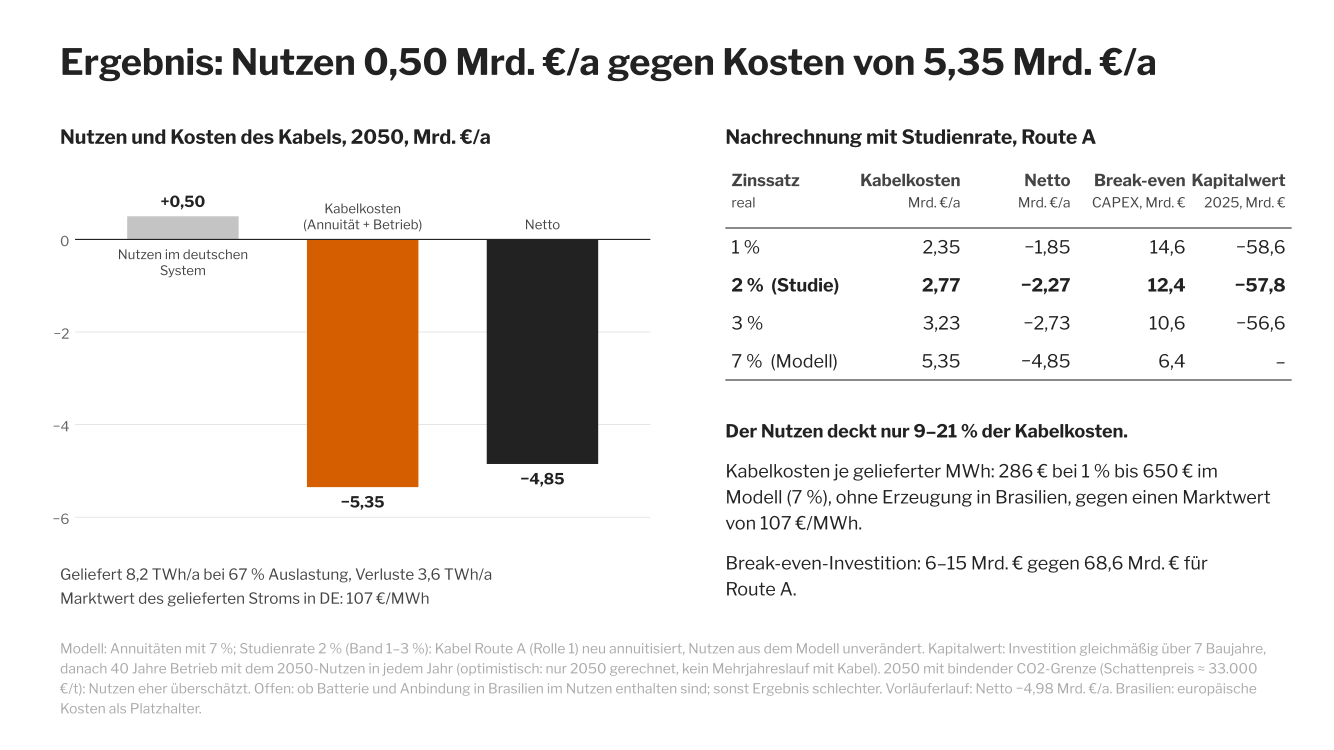

Source code (Python):
# SPDX-FileCopyrightText: Contributors to PyPSA-Eur <https://github.com/pypsa/pypsa-eur>
#
# SPDX-License-Identifier: MIT
"""
Slide "Ergebnis" (role 4): project economics from role 3's model results, for the combined deck.

Inputs (nothing is typed in by hand):
  workshop/trade/cable2050_comparison.csv   role 3: system cost with/without the cable, 2050
  workshop/cable-route/skripte/routes.json  role 1: route A CAPEX, FOM, repairs; capex_opex.py: lifetime

The model annualises the cable at its own 7 %. The study rate (2 %, band 1-3 %) is applied here, on the
results: the cable is re-annualised at 1, 2 and 3 % while the system benefit from the model is kept as it is.

Writes workshop/economics/results_slide.pdf and project_economics.csv, and puts the slide into
workshop/slides/combined_slides.pdf in front of the appendix (replaces an earlier copy, so the script can be
run again; run it again after combine_slides.py, which rebuilds the deck from its sources).

    ~/.venvs/slides/bin/python workshop/economics/results_slide.py
"""

import csv
import importlib.util
import json
import logging
import sys
import warnings
from pathlib import Path

import matplotlib

matplotlib.use("Agg")
import matplotlib.pyplot as plt  # noqa: E402
from matplotlib import font_manager  # noqa: E402
from matplotlib.text import Text  # noqa: E402
from matplotlib.textpath import TextPath  # noqa: E402
from pypdf import PdfReader, PdfWriter  # noqa: E402

ROOT = next(p for p in [Path.cwd(), *Path.cwd().parents] if (p / "workshop/plotstyle").is_dir())
sys.path.insert(0, str(ROOT / "workshop/plotstyle"))
import studystyle as st  # noqa: E402

OUT = ROOT / "workshop/economics/results_slide.pdf"
CSV_OUT = ROOT / "workshop/economics/project_economics.csv"
DECK = ROOT / "workshop/slides/combined_slides.pdf"
MODEL_CSV = ROOT / "workshop/trade/cable2050_comparison.csv"
ROUTES = ROOT / "workshop/cable-route/skripte/routes.json"
CAPEX_OPEX = ROOT / "workshop/cable-route/skripte/capex_opex.py"
ROUTE = "cost_Macau"  # route A, the cheapest; role 3's cable cost (5.35 bn/yr) is 7.8 % of its CAPEX
CASE, EARLIER = "de10-trade-cable-fast", "de10-trade-cable2050"
FONT = "Libre Franklin"
TEXT, LABEL, FAINT = "#222222", "#444444", "#aaaaaa"
W, H, M = 13.333, 7.5, 0.5  # inches, as the main deck
OUTLINE = "Ergebnis: Wirtschaftlichkeit"
BEFORE = "Anhang"  # the slide goes in front of this chapter
RATES = (0.01, 0.02, 0.03)
BUILD_YEARS = 7  # role 1: 6-7 years
MODEL_RATE = 0.07


def de(x, nd=0):
    """German number format with a real minus sign."""
    s = f"{x:,.{nd}f}".replace(",", "X").replace(".", ",").replace("X", ".")
    return s.replace("-", "\u2212")


def annuity(rate, years):
    return rate / (1 - (1 + rate) ** -years)


def load_inputs():
    rows = {r["metric"]: r for r in csv.DictReader(open(MODEL_CSV))}
    m = {k: float(v[CASE]) for k, v in rows.items() if k != "metric"}
    earlier_net = float(rows["net_benefit"][EARLIER])
    route = json.loads(ROUTES.read_text())[ROUTE]
    spec = importlib.util.spec_from_file_location("capex_opex", CAPEX_OPEX)
    mod = importlib.util.module_from_spec(spec)
    spec.loader.exec_module(mod)
    return m, earlier_net, route, mod.LIFE


def economics():
    m, earlier_net, route, life = load_inputs()
    capex = route["total_bn"]
    opex = (route["fom_mio"] + route["repair_mio"]) / 1e3  # bn EUR/yr
    gross = m["gross_benefit_before_cable_cost"]
    deliv = m["cable_delivery_to_germany"]  # TWh/yr
    out = {"m": m, "earlier_net": earlier_net, "capex": capex, "opex": opex, "life": life}

    def rate_row(r):
        cost = capex * annuity(r, life) + opex
        be = gross / (annuity(r, life) + opex / capex)
        pv_capex = sum(capex / BUILD_YEARS / (1 + r) ** k for k in range(1, BUILD_YEARS + 1))
        pv_ops = sum((gross - opex) / (1 + r) ** k for k in range(BUILD_YEARS + 1, BUILD_YEARS + life + 1))
        return {"rate": r, "cable_cost": cost, "net": gross - cost, "break_even": be,
                "npv": pv_ops - pv_capex, "coverage": gross / cost, "cost_per_MWh": cost / deliv * 1e3}

    out["rows"] = [rate_row(r) for r in RATES]
    model_cost = m["annual_cable_cost"]
    out["model"] = {"cable_cost": model_cost, "net": m["net_benefit"], "break_even": m["break_even_cable_investment"],
                    "coverage": gross / model_cost, "cost_per_MWh": model_cost / deliv * 1e3}
    # role 3's 5.35 bn/yr against a rebuild of route A at the model rate (a check, not a result)
    out["rebuild_7pct"] = capex * annuity(MODEL_RATE, life) + opex
    return out


def write_csv(e):
    with open(CSV_OUT, "w", newline="") as f:
        w = csv.writer(f)
        w.writerow(["basis", "discount_rate", "cable_cost_bn_per_yr", "net_benefit_bn_per_yr",
                    "break_even_capex_bn", "npv_2025_bn", "benefit_covers_cost_share", "cable_cost_EUR_per_MWh"])
        mo = e["model"]
        w.writerow(["model (role 3, 2050)", MODEL_RATE, f"{mo['cable_cost']:.2f}", f"{mo['net']:.2f}",
                    f"{mo['break_even']:.2f}", "", f"{mo['coverage']:.3f}", f"{mo['cost_per_MWh']:.0f}"])
        for r in e["rows"]:
            w.writerow(["re-annualised route A (role 4)", r["rate"], f"{r['cable_cost']:.2f}", f"{r['net']:.2f}",
                        f"{r['break_even']:.2f}", f"{r['npv']:.1f}", f"{r['coverage']:.3f}", f"{r['cost_per_MWh']:.0f}"])


for f in (ROOT / "workshop/plotstyle/fonts").glob("*.ttf"):
    font_manager.fontManager.addfont(str(f))


def width_in(s, size, bold=False):
    prop = font_manager.FontProperties(family=FONT, weight="bold" if bold else "normal", size=size)
    return TextPath((0, 0), s, prop=prop).get_extents().width / 72


def wrap(s, max_w, size, bold=False):
    lines, cur = [], ""
    for word in s.split(" "):
        trial = f"{cur} {word}".strip()
        if cur and width_in(trial, size, bold) > max_w:
            lines.append(cur)
            cur = word
        else:
            cur = trial
    lines.append(cur)
    return lines


def t(ax, x, y, s, size=13, bold=False, color=TEXT, ha="left", va="top"):
    return ax.text(x, H - y, s, fontsize=size, fontweight="bold" if bold else "normal", color=color, family=FONT,
                   ha=ha, va=va)


def rule(ax, x0, x1, y):
    ax.plot([x0, x1], [H - y, H - y], color=TEXT, lw=0.75, solid_capstyle="butt")


def build(e):
    st.use()
    m, mo = e["m"], e["model"]
    fig = plt.figure(figsize=(W, H), layout="none")
    ax = fig.add_axes([0, 0, 1, 1])
    ax.set_xlim(0, W)
    ax.set_ylim(0, H)
    ax.axis("off")

    gross, cost, net = m["gross_benefit_before_cable_cost"], mo["cable_cost"], mo["net"]
    title = f"Ergebnis: Nutzen {de(gross, 2)} Mrd. €/a gegen Kosten von {de(cost, 2)} Mrd. €/a"
    assert width_in(title, 26, True) < W - 2 * M - 0.2, "title too wide"
    t(ax, M + 0.1, 0.4, title, size=26, bold=True)

    # left: bars, one y axis, direct labels
    x0, top = M + 0.1, 1.25
    t(ax, x0, top, "Nutzen und Kosten des Kabels, 2050, Mrd. €/a", size=14, bold=True)
    cx0, cy0, cw, ch = 0.75, 1.7, 5.75, 3.75  # chart box in inches from the top left
    cax = fig.add_axes([cx0 / W, (H - cy0 - ch) / H, cw / W, ch / H])
    vals = [gross, -cost, net]
    colors = [st.NEUTRAL, st.GROUPS["Brazil cable"], TEXT]
    cax.bar(range(3), vals, width=0.62, color=colors, linewidth=0, zorder=2)
    cax.axhline(0, color=TEXT, lw=0.8, zorder=3)
    cax.spines["bottom"].set_visible(False)
    cax.set_xticks([])
    cax.set_ylim(-6.6, 1.5)
    cax.set_xlim(-0.6, 2.6)
    cax.set_yticks([-6, -4, -2, 0])
    cax.set_yticklabels([de(v) for v in (-6, -4, -2, 0)])
    cax.tick_params(axis="y", labelsize=10)
    names = ["Nutzen im deutschen\nSystem", "Kabelkosten\n(Annuität + Betrieb)", "Netto"]
    for i, (v, name) in enumerate(zip(vals, names)):
        lab = ("+" if v > 0 else "") + de(v, 2)
        if v > 0:
            cax.annotate(lab, (i, v), xytext=(0, 4), textcoords="offset points", ha="center", va="bottom",
                         fontsize=11, fontweight="bold", color=TEXT)
            cax.annotate(name, (i, 0), xytext=(0, -5), textcoords="offset points", ha="center", va="top",
                         fontsize=9.5, color=LABEL)
        else:
            cax.annotate(lab, (i, v), xytext=(0, -4), textcoords="offset points", ha="center", va="top",
                         fontsize=11, fontweight="bold", color=TEXT)
            cax.annotate(name, (i, 0), xytext=(0, 5), textcoords="offset points", ha="center", va="bottom",
                         fontsize=9.5, color=LABEL)
    stats = [f"Geliefert {de(m['cable_delivery_to_germany'], 1)} TWh/a bei {de(m['cable_utilisation'])} % Auslastung, "
             f"Verluste {de(m['cable_losses'], 1)} TWh/a",
             f"Marktwert des gelieferten Stroms in DE: {de(m['delivered_electricity_market_value'])} €/MWh"]
    for k, line in enumerate(stats):
        t(ax, x0, cy0 + ch + 0.2 + k * 0.24, line, size=11, color=LABEL)

    # right: the study-rate re-calculation
    xr = 7.25
    t(ax, xr, top, "Nachrechnung mit Studienrate, Route A", size=14, bold=True)
    cols = [xr + 0.06, 9.6, 10.7, 11.85, 12.85]
    head = ("Zinssatz", "Kabelkosten", "Netto", "Break-even", "Kapitalwert")
    unit = ("real", "Mrd. €/a", "Mrd. €/a", "CAPEX, Mrd. €", "2025, Mrd. €")
    y = top + 0.45
    rh = 0.38
    for j, (h_, u_) in enumerate(zip(head, unit)):
        ha = "left" if j == 0 else "right"
        t(ax, cols[j], y, h_, size=12, bold=True, color=LABEL, ha=ha)
        t(ax, cols[j], y + 0.24, u_, size=10, color=LABEL, ha=ha)
    y += 0.58
    rule(ax, cols[0] - 0.06, cols[-1] + 0.06, y)
    table_rows = [(f"{de(100 * r['rate'])} %" + ("  (Studie)" if abs(r["rate"] - 0.02) < 1e-9 else ""),
                   de(r["cable_cost"], 2), de(r["net"], 2), de(r["break_even"], 1), de(r["npv"], 1),
                   abs(r["rate"] - 0.02) < 1e-9) for r in e["rows"]]
    # role 3's own figures at the model rate, unchanged (no net present value: the model solves one year)
    table_rows.append(("7 %  (Modell)", de(mo["cable_cost"], 2), de(mo["net"], 2), de(mo["break_even"], 1),
                       "–", False))
    for *vals_, bold_ in table_rows:
        for j, v in enumerate(vals_):
            t(ax, cols[j], y + rh / 2, v, size=13, bold=bold_, ha="left" if j == 0 else "right", va="center")
        y += rh
    rule(ax, cols[0] - 0.06, cols[-1] + 0.06, y)

    # right: three findings
    rows = e["rows"]
    cov_lo, cov_hi = mo["coverage"], rows[0]["coverage"]
    be_lo, be_hi = mo["break_even"], rows[0]["break_even"]
    pm_lo, pm_hi = rows[0]["cost_per_MWh"], mo["cost_per_MWh"]
    findings = [
        (f"Der Nutzen deckt nur {de(100 * cov_lo)}–{de(100 * cov_hi)} % der Kabelkosten.", True),
        (f"Kabelkosten je gelieferter MWh: {de(pm_lo)} € bei 1 % bis {de(pm_hi)} € im Modell (7 %), ohne "
         f"Erzeugung in Brasilien, gegen einen Marktwert von {de(m['delivered_electricity_market_value'])} €/MWh.",
         False),
        (f"Break-even-Investition: {de(be_lo)}–{de(be_hi)} Mrd. € gegen {de(e['capex'], 1)} Mrd. € für Route\u00a0A.", False),
    ]
    y += 0.4
    for s, bold in findings:
        for ln in wrap(s, W - M - xr - 0.1, 13, bold):
            t(ax, xr, y, ln, size=13, bold=bold)
            y += 0.26
        y += 0.14

    # bottom note, wrapped to the slide width
    note = (
        f"Modell: Annuitäten mit 7 %; Studienrate 2 % (Band 1–3 %): Kabel Route A (Rolle 1) neu annuitisiert, Nutzen aus "
        f"dem Modell unverändert. Kapitalwert: Investition gleichmäßig über {BUILD_YEARS} Baujahre, danach {e['life']} Jahre "
        f"Betrieb mit dem 2050-Nutzen in jedem Jahr (optimistisch: nur 2050 gerechnet, kein Mehrjahreslauf mit Kabel). "
        f"2050 mit bindender CO2-Grenze (Schattenpreis ≈ 33.000 €/t): Nutzen eher überschätzt. Offen: ob Batterie und "
        f"Anbindung in Brasilien im Nutzen enthalten sind; sonst Ergebnis schlechter. Vorläuferlauf: Netto "
        f"{de(e['earlier_net'], 2)} Mrd. €/a. Brasilien: europäische Kosten als Platzhalter."
    )
    lines = wrap(note, W - 2 * M - 0.2, 10)
    yn = H - 0.3 - 0.2 * len(lines)
    for i, line in enumerate(lines):
        t(ax, M + 0.1, yn + i * 0.2, line, size=10, color=FAINT)
    return fig


def check_layout(fig):
    """No text outside the slide, no two texts overlapping (we cannot look at the page, so measure it)."""
    fig.canvas.draw()
    r = fig.canvas.get_renderer()
    fw, fh = fig.canvas.get_width_height()
    items = [(x, x.get_window_extent(r)) for x in fig.findobj(Text) if x.get_visible() and x.get_text().strip()]
    problems = []
    for x, b in items:
        if b.x0 < 0 or b.y0 < 0 or b.x1 > fw or b.y1 > fh:
            problems.append(f"outside: {x.get_text()[:50]!r}")
    for i in range(len(items)):
        for j in range(i + 1, len(items)):
            a, b = items[i][1], items[j][1]
            if a.x0 < b.x1 - 1 and b.x0 < a.x1 - 1 and a.y0 < b.y1 - 1 and b.y0 < a.y1 - 1:
                problems.append(f"overlap: {items[i][0].get_text()[:35]!r} / {items[j][0].get_text()[:35]!r}")
    return len(items), problems


def insert_into_deck(slide_pdf):
    logging.disable(logging.CRITICAL)
    deck = PdfWriter(clone_from=DECK)
    marks, before_ref = [], None
    for o in deck.outline:
        if isinstance(o, list) or o.title == OUTLINE:
            continue
        i = deck.get_destination_page_number(o)
        if i is not None:
            ref = deck.pages[i].indirect_reference
            marks.append((o.title, ref))
            if o.title == BEFORE:
                before_ref = ref
    for i in reversed(range(len(deck.pages))):  # drop an earlier copy of this slide
        txt = deck.pages[i].extract_text() or ""
        if txt.startswith("Ergebnis: Nutzen") and "Nachrechnung mit Studienrate" in txt:
            if deck.pages[i].indirect_reference == before_ref:
                before_ref = None
            deck.remove_page(i)
    refs = [p.indirect_reference for p in deck.pages]
    position = refs.index(before_ref) if before_ref in refs else len(deck.pages)
    deck.insert_page(PdfReader(slide_pdf).pages[0], position)
    refs = [p.indirect_reference for p in deck.pages]
    marks = [(t_, refs.index(ref)) for t_, ref in marks if ref in refs] + [(OUTLINE, position)]
    del deck._root_object["/Outlines"]
    for t_, i in sorted(marks, key=lambda m_: m_[1]):
        deck.add_outline_item(title=t_, page_number=i)
    with open(DECK, "wb") as f:
        deck.write(f)
    return position + 1, len(deck.pages)


def main():
    e = economics()
    write_csv(e)
    with warnings.catch_warnings():
        warnings.simplefilter("error")  # a missing glyph would print a tofu box: make it an error
        fig = build(e)
        n_text, problems = check_layout(fig)
        fig.savefig(OUT)
    plt.close(fig)
    print(f"layout check: {n_text} texts, {len(problems)} problems")
    for p in problems:
        print("  ", p)
    if problems:
        sys.exit("fix the layout first; deck not touched")
    mo = e["model"]
    print(f"model (role 3):     cost {mo['cable_cost']:.2f}  net {mo['net']:.2f}  break-even {mo['break_even']:.2f}"
          f"   | rebuild of route A at 7 %: {e['rebuild_7pct']:.2f}")
    for r in e["rows"]:
        print(f"re-annualised {r['rate']:.0%}:   cost {r['cable_cost']:.2f}  net {r['net']:.2f}  "
              f"break-even {r['break_even']:.2f}  NPV {r['npv']:.1f}  covers {r['coverage']:.0%}  "
              f"{r['cost_per_MWh']:.0f} EUR/MWh")
    page, n = insert_into_deck(OUT)
    print(f"{OUT}\n{CSV_OUT}\n{DECK}: slide at page {page} of {n}")


if __name__ == "__main__":
    main()
